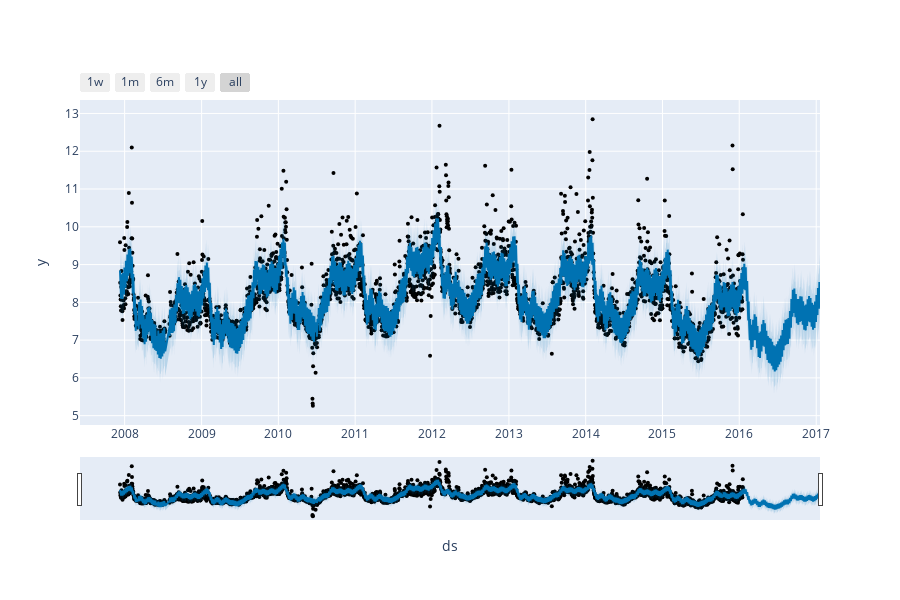

Write notebook code for a chart like this one.
### Code cell
#More Interactive Visual with Plotly
from prophet.plot import plot_plotly, plot_components_plotly

plot_plotly(m, forecast)

### Figure 1 — Plotly figure (JSON) as saved in the notebook; plotly's stock layout.template omitted (floating-point values rounded to 4 significant figures; data arrays with more than 128 entries replaced by an {"elided": "..."} marker saying what was removed)
{"data": [{"marker": {"color": "black", "size": 4}, "mode": "markers", "name": "Actual", "type": "scatter", "x": {"elided": "2905 str values"}, "y": {"elided": "2905 float values"}}, {"hoverinfo": "skip", "line": {"width": 0}, "mode": "lines", "type": "scatter", "x": {"elided": "3270 str values"}, "y": {"elided": "3270 float values"}}, {"fill": "tonexty", "fillcolor": "rgba(0, 114, 178, 0.2)", "line": {"color": "#0072B2", "width": 2}, "mode": "lines", "name": "Predicted", "type": "scatter", "x": {"elided": "3270 str values"}, "y": {"elided": "3270 float values"}}, {"fill": "tonexty", "fillcolor": "rgba(0, 114, 178, 0.2)", "hoverinfo": "skip", "line": {"width": 0}, "mode": "lines", "type": "scatter", "x": {"elided": "3270 str values"}, "y": {"elided": "3270 float values"}}], "layout": {"height": 600, "showlegend": false, "width": 900, "xaxis": {"rangeselector": {"buttons": [{"count": 7, "label": "1w", "step": "day", "stepmode": "backward"}, {"count": 1, "label": "1m", "step": "month", "stepmode": "backward"}, {"count": 6, "label": "6m", "step": "month", "stepmode": "backward"}, {"count": 1, "label": "1y", "step": "year", "stepmode": "backward"}, {"step": "all"}]}, "rangeslider": {"visible": true}, "title": {"text": "ds"}, "type": "date"}, "yaxis": {"title": {"text": "y"}}}}
